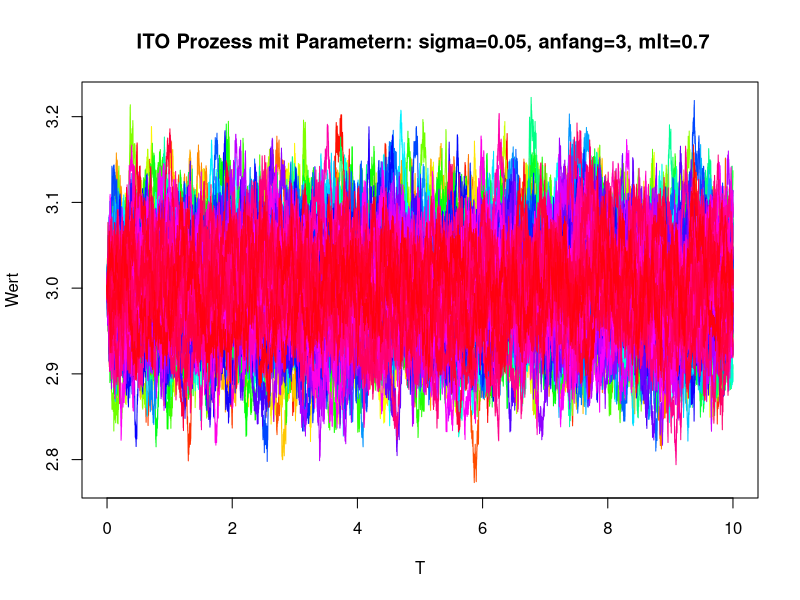
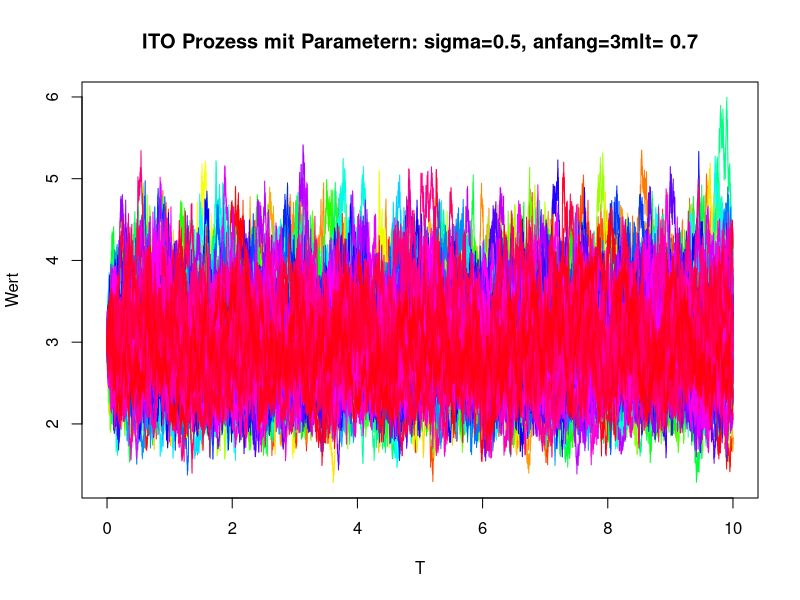
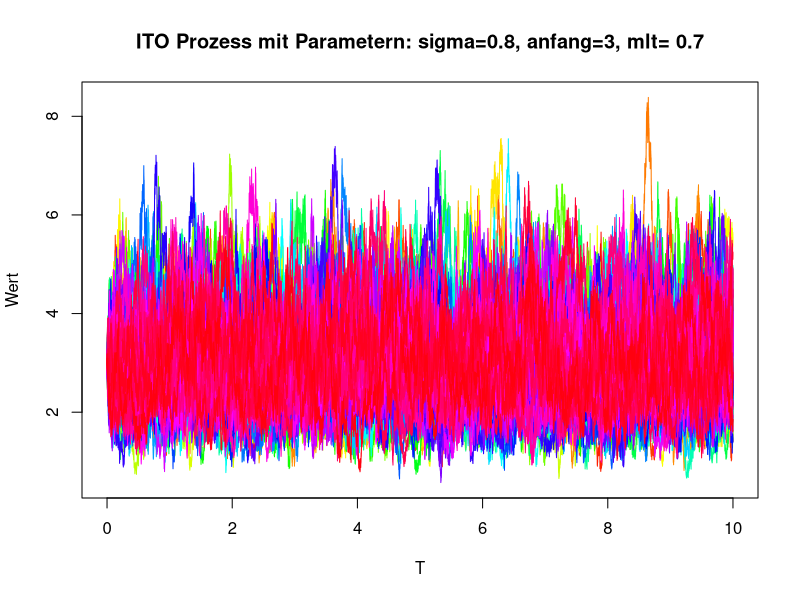
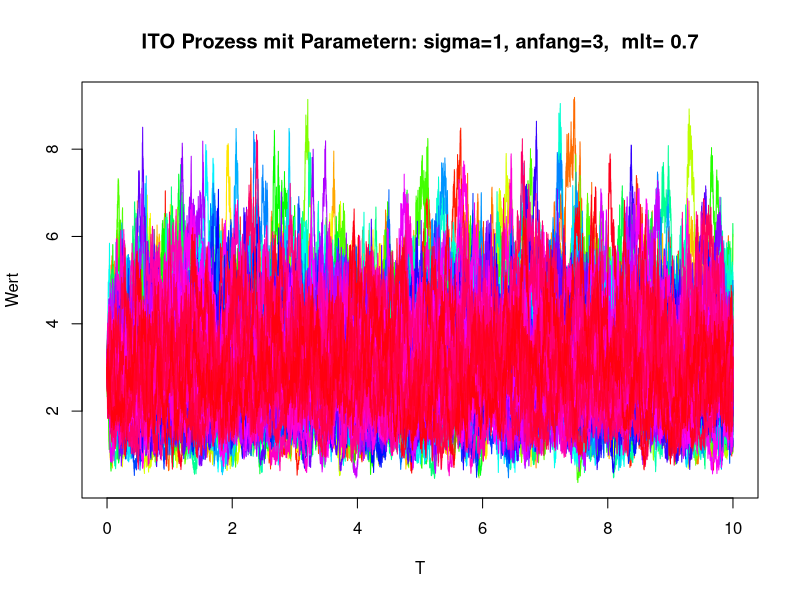
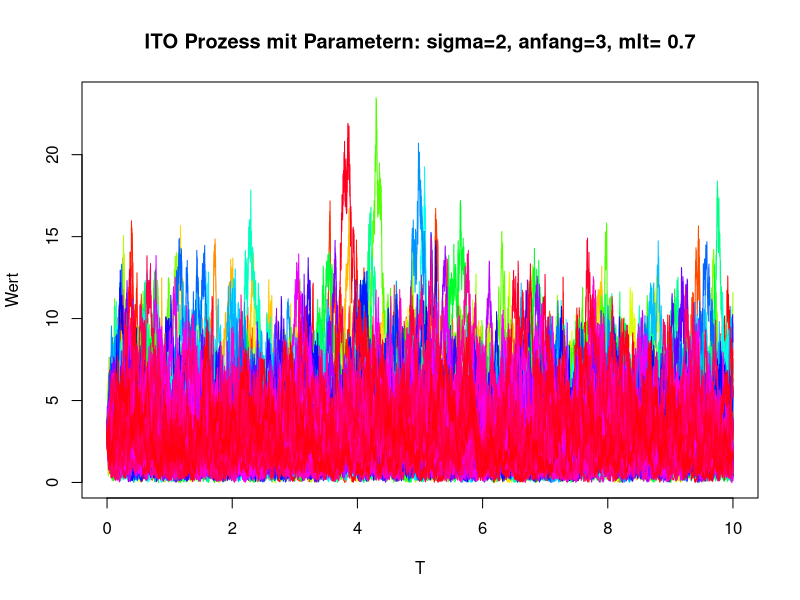
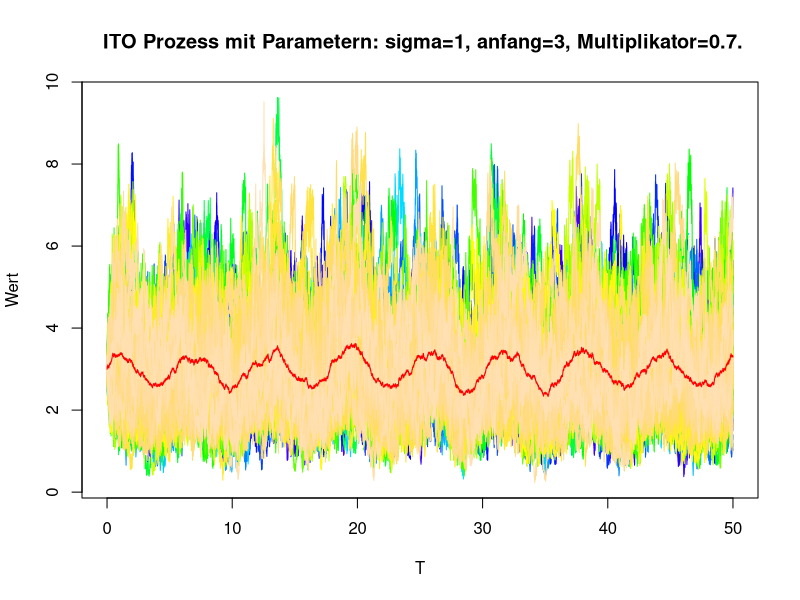
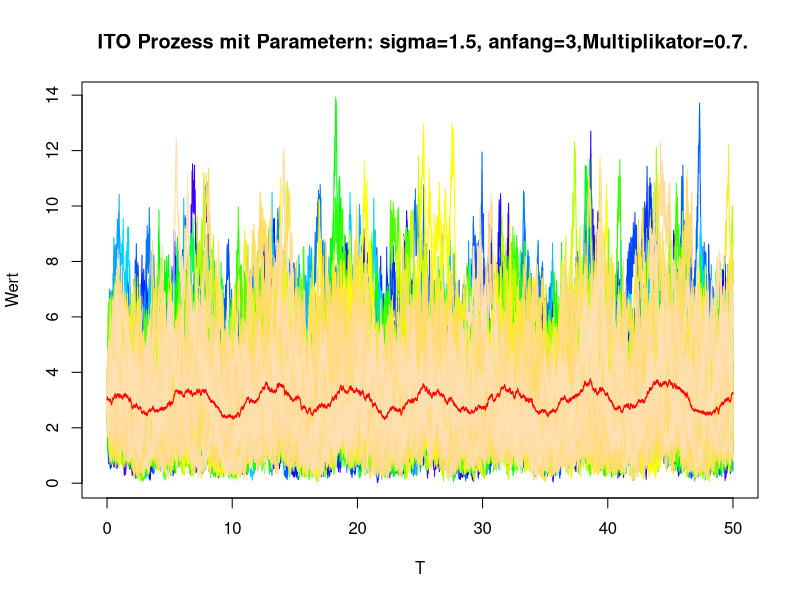

These figures' R source, in order: (Note: a time limit stopped this script after it produced the figures.)
# Hausaufgabe 5 

# Diffusionsprozesse. 
 setwd("\\\\fs.univie.ac.at\\homedirs\\a1277687\\Desktop\\NA für finanzmathematik")

ITO_SIM_PR <- function( iter = 100, anz_perioden = 50, 
                          anfang = 1.05, anz_schritte=900, sigma=0.05, mlt= 0.7){
		
	 	
	
     
	 random_vals <- matrix(rnorm(iter*anz_schritte*anz_perioden), ncol=iter)
	 X <- matrix(NA_real_, ncol = iter, nrow = anz_schritte*anz_perioden + 1)
	 X[1,] <- anfang
	 
	 for(i in 2:nrow(X)) {
		 X[i, ] <- X[i-1, ] +(random_vals[i-1, ]*sqrt(X[(i-1),])/sqrt(anz_schritte))*sigma+mlt*(6-2*(X[(i-1),]))/anz_schritte
	 }
	 return(X)
}
 
 
 # Jetzt simulieren  wir unseren Prozess mit verschieden Parametern
 png("ITO_Prozess_mit_Parametern_sigma=0.05anfang=3, mlt=0.7.png", width= 1280, height= 980)
idp<- ITO_SIM_PR( anfang=3, sigma =0.05, mlt= 0.7 )
matplot(seq(0,10, le=45001), idp, col=rainbow(100), type="l", lty=1, main= " ITO Prozess mit Parametern: sigma=0.05, anfang=3, mlt=0.7" ,xlab= "T", ylab= "Wert", cex=4)

dev.off()

 png("ITO_Prozessmit_Parametern_sigma=0.5anfang=3.png", width= 1280, height= 980)
 
idp<- ITO_SIM_PR( anfang=3, sigma =0.5, mlt= 0.7)
matplot(seq(0,10, le=45001), idp, col=rainbow(100), type="l", lty=1, main= "ITO Prozess mit Parametern: sigma=0.5, anfang=3mlt= 0.7" ,xlab= "T", ylab= "Wert", cex=4)

dev.off()

png("ITO_Prozessmit_Parametern_sigma=0.8_anfang=3,mlt= 0.7.png", width= 1280, height= 980)
idp<- ITO_SIM_PR( anfang=3, sigma =0.8,mlt= 0.7)
matplot(seq(0,10, le=45001), idp, col=rainbow(100), type="l", lty=1, main= "ITO Prozess mit Parametern: sigma=0.8, anfang=3, mlt= 0.7" ,xlab= "T", ylab= "Wert", cex=4)

dev.off()

png("ITO_Prozessmit_Parametern_sigma=1_anfang=3.png", width= 1280, height= 980)
idp<- ITO_SIM_PR( anfang=3, sigma =1, mlt= 0.7)
matplot(seq(0,10, le=45001), idp, col=rainbow(100), type="l", lty=1, main= "ITO Prozess mit Parametern: sigma=1, anfang=3,  mlt= 0.7" ,xlab= "T", ylab= "Wert", cex=4)
 dev.off()

 
 
 png("ITO_Prozessmit_Parametern_sigma=2_anfang=3.png", width= 1280, height= 980)
idp<- ITO_SIM_PR( anfang=3, sigma =2, mlt= 0.7)
matplot(seq(0,10, le=45001), idp, col=rainbow(100), type="l", lty=1, main= "ITO Prozess mit Parametern: sigma=2, anfang=3, mlt= 0.7" ,xlab= "T", ylab= "Wert", cex=4)

dev.off()
x11(1280, 960) 






ITO_SIM_PR <- function( iter = 100, anz_perioden = 50, 
                          anfang = 1.05,anz_schritte=900, sigma=0.05, Multiplikator=0.7){
		
	 	
	
     
	 random_vals <- matrix(rnorm(iter*anz_schritte*anz_perioden), ncol=iter)
	 X <- matrix(NA_real_, ncol = iter, nrow = anz_schritte*anz_perioden + 1)
	 X[1,] <- anfang
	 
	
	 for(i in 2:nrow(X)) {
		 X[i, ] <- X[i-1, ] + random_vals[i-1, ]*sqrt(X[(i-1),])/sqrt(anz_schritte)*sigma+Multiplikator*(6-2*X[(i-1),]+cos((i-1)/anz_schritte))/anz_schritte
	 }
	 return(X)
}

 # Jetzt simulieren  wir unseren Prozess mit verschieden Parametern

 png("ITO_Prozessmit_Parametern2_sigma=1_anfang=3_MP=0.7.png", width= 1280, height= 980)
 
idp<- ITO_SIM_PR(anfang =3,sigma=1)

matplot(seq(0,50, le=45001), idp, col=topo.colors(100), type="l", lty=1, main= " ITO Prozess mit Parametern: sigma=1, anfang=3, Multiplikator=0.7.",xlab= "T", ylab= "Wert", cex=4)
lines(seq(0,50, le=45001), rowMeans(idp), col = "red")

dev.off()


 png("ITO_Prozessmit_Parametern2_sigma=1.5_anfang=3_MP=0.7.png",width= 1280, height= 980)
idp<- ITO_SIM_PR(anfang =3,sigma=1.5)

matplot(seq(0,50, le=45001), idp, col=topo.colors(100), type="l", lty=1, main= " ITO Prozess mit Parametern: sigma=1.5, anfang=3,Multiplikator=0.7.",xlab= "T", ylab= "Wert", cex=4)
lines(seq(0,50, le=45001), rowMeans(idp), col = "red")

dev.off()

 png("ITO_Prozessmit_Parametern2_sigma=0.2_anfang=3_MP=0.7.png", width= 1280, height= 980)
idp<- ITO_SIM_PR(anfang =3,sigma=0.2)

matplot(seq(0,50, le=45001), idp, col=topo.colors(100), type="l", lty=1, main= " ITO Prozess mit Parametern: sigma=0.2, anfang=3,Multiplikator=0.7.",xlab= "T", ylab= "Wert", cex=4)
lines(seq(0,50, le=45001), rowMeans(idp), col = "red")

dev.off()




 png("ITO_Prozessmit_Parametern2_sigma=0.05_anfang=3_MP=0.7.png", width= 1280, height= 980)
idp<- ITO_SIM_PR(anfang =3,sigma=0.05)

matplot(seq(0,50, le=45001), idp, col=topo.colors(100), type="l", lty=1, main= " ITO Prozess mit Parametern: sigma=0.05, anfang=3, Multiplikator=0.7.",xlab= "T", ylab= "Wert", cex=4)
lines(seq(0,50, le=45001), rowMeans(idp), col = "red")

dev.off()



png("ITO_Prozessmit_Parametern2_sigma=1_anfang=3_MP=10.png", width= 1280, height= 980)
idp<- ITO_SIM_PR(anfang =3,sigma=1, Multiplikator=10)

matplot(seq(0,50, le=45001), idp, col=topo.colors(100), type="l", lty=1, main= " ITO Prozess mit Parametern: sigma=1, anfang=3, Multiplikator=1.",xlab= "T", ylab= "Wert", cex=4)
lines(seq(0,50, le=45001), rowMeans(idp), col = "red")

dev.off()


png("ITO_Prozessmit_Parametern2_sigma=1_anfang=3_MP=2.png", width= 1280, height= 980)
idp<- ITO_SIM_PR(anfang =3,sigma=1, Multiplikator=2)

matplot(seq(0,50, le=45001), idp, col=topo.colors(100), type="l", lty=1, main= " ITO Prozess mit Parametern: sigma=1, anfang=3, Multiplikator=2.",xlab= "T", ylab= "Wert", cex=4)
lines(seq(0,50, le=45001), rowMeans(idp), col = "red")

dev.off()



png("ITO_Prozessmit_Parametern2_sigma=1_anfang=3_MP=0.1.png", width= 1280, height= 980)
idp<- ITO_SIM_PR(anfang =3,sigma=1, Multiplikator=0.1)

matplot(seq(0,50, le=45001), idp, col=topo.colors(100), type="l", lty=1, main= " ITO Prozess mit Parametern: sigma=1, anfang=3, Multiplikator=0.1.",xlab= "T", ylab= "Wert", cex=4)
lines(seq(0,50, le=45001), rowMeans(idp), col = "red")

dev.off()



png("ITO_Prozessmit_Parametern2_sigma=1_anfang=3_MP=0.2.png",width= 1280, height= 980)
idp<- ITO_SIM_PR(anfang =3,sigma=1, Multiplikator=0.2)

matplot(seq(0,50, le=45001), idp, col=topo.colors(100), type="l", lty=1, main= " ITO Prozess mit Parametern: sigma=1, anfang=3, Multiplikator=0.2.",xlab= "T", ylab= "Wert", cex=4)
lines(seq(0,50, le=45001), rowMeans(idp), col = "red")

dev.off()
